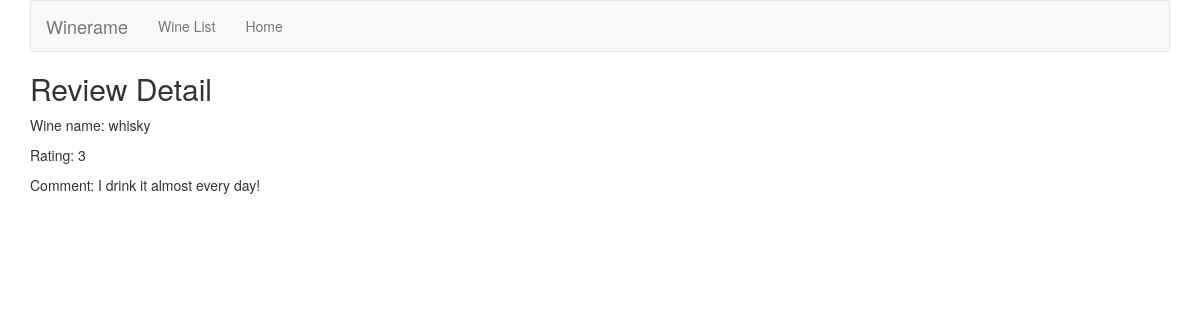
The page /reviews/review/3/ on the database its author committed.
### reviews/models.py (models this page shows, shortened)
class Review(models.Model):
    RATING_CHOICES = (
        (1,'1'),
        (2,'2'),
        (3,'3'),
        (4,'4'),
        (5,'5'),
    )
    wine = models.ForeignKey(Wine, on_delete=models.CASCADE)
    pub_date = models.DateTimeField('date published')
    user_name = models.CharField(max_length=100)
    comment = models.CharField(max_length=200)
    rating = models.IntegerField(choices=RATING_CHOICES)

class Wine(models.Model):
    name = models.CharField(max_length=200)
    def __str__(self):
        return self.name

### reviews/views.py (the view)
# urls.py: re_path(r'^review/(?P<review_id>[0-9]+)/$',views.review_detail,name = 'review_detail'),
def review_detail(request, review_id):
    review = get_object_or_404(Review, pk=review_id)
    return render(request, 'reviews/review_detail.html', {'review': review})

### reviews/templates/reviews/review_detail.html
{% extends 'reviews/base.html' %}
{% block title %}
    <h2>Review Detail</h2>
{% endblock %}
{% block content %}
    <div>
        <p>Wine name: {{review.wine}}</p>
        <p>Rating: {{review.rating}}</p>
        <p>Comment: {{review.comment}}</p>
    </div>
{% endblock %}

### rows shown on the page
Review: wine "whisky", rating "3", comment "I drink it almost every day!"
